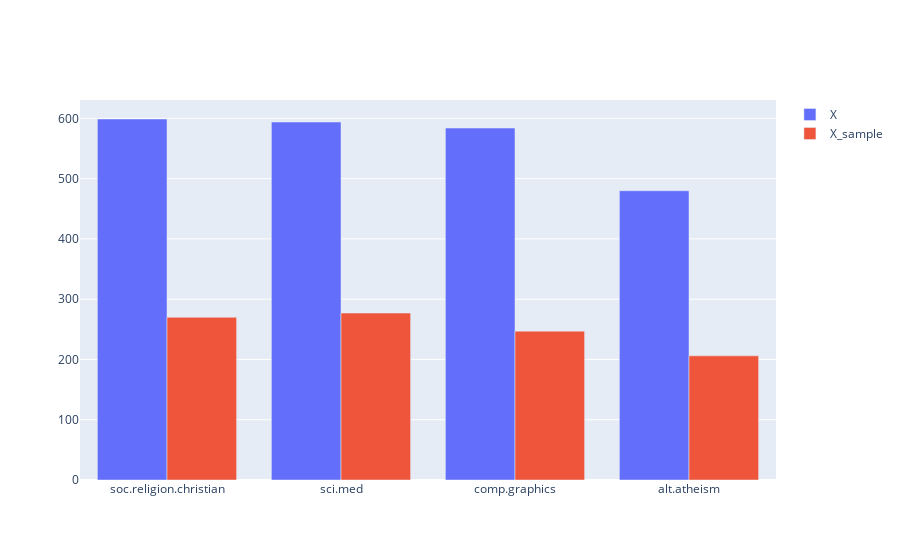

Write notebook code for a chart like this one.
### Markdown cell above
#### Exercise 6 (take home)

`X` 與其取樣`X_sample`有很多不同之處，以下我們以三個面向展現：

1. X_sample 為隨機取樣，因此 idex 並不具有順序關係
2. X_sample 的數據集大小 < X 的數據集大小
3. X_sample 的`category`分佈大致與 X 一致 （另外使用 `plotly` 繪圖呈現）

### Code cell
# Answer here

print("-----top5 records of dataframe-----")
print(X.head())
print(X_sample.head())

print("\n-----size of dataframe-----")
print("X:", X.shape, ", X_sample:", X_sample.shape)


print("\n-----distribution of data-----")
X_count = X.value_counts("category_name")
print("X:", X_count)

X_sample_count = X_sample.value_counts("category_name")
print("\nX_sample:", X_sample_count)


fig = go.Figure(
    data=[
        go.Bar(
            name="X",
            x=list(X.value_counts("category_name").index),
            y=X.value_counts("category_name"),
        ),
        go.Bar(
            name="X_sample",
            x=list(X_sample.value_counts("category_name").index),
            y=X_sample.value_counts("category_name"),
        ),
    ]
)

# Change the bar mode
fig.update_layout(barmode="group")
fig.show()

### Figure 1 — Plotly figure (JSON) as saved in the notebook; plotly's stock layout.template omitted (floating-point values rounded to 4 significant figures)
{"data": [{"name": "X", "type": "bar", "x": ["soc.religion.christian", "sci.med", "comp.graphics", "alt.atheism"], "y": [599, 594, 584, 480]}, {"name": "X_sample", "type": "bar", "x": ["sci.med", "soc.religion.christian", "comp.graphics", "alt.atheism"], "y": [277, 270, 247, 206]}], "layout": {"barmode": "group"}}
